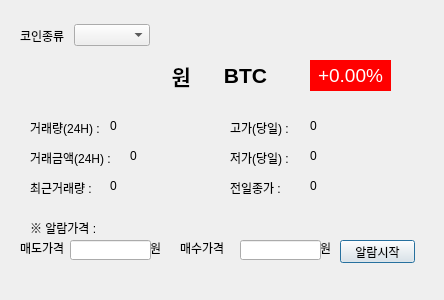
<?xml version="1.0" encoding="UTF-8"?>
<ui version="4.0">
 <class>Dialog</class>
 <widget class="QDialog" name="Dialog">
  <property name="geometry">
   <rect>
    <x>0</x>
    <y>0</y>
    <width>444</width>
    <height>300</height>
   </rect>
  </property>
  <property name="windowTitle">
   <string>Dialog</string>
  </property>
  <widget class="QLabel" name="label">
   <property name="geometry">
    <rect>
     <x>20</x>
     <y>30</y>
     <width>56</width>
     <height>12</height>
    </rect>
   </property>
   <property name="text">
    <string>코인종류</string>
   </property>
  </widget>
  <widget class="QComboBox" name="coin_comboBox">
   <property name="geometry">
    <rect>
     <x>74</x>
     <y>24</y>
     <width>76</width>
     <height>22</height>
    </rect>
   </property>
  </widget>
  <widget class="QLabel" name="coin_price_label">
   <property name="geometry">
    <rect>
     <x>30</x>
     <y>60</y>
     <width>161</width>
     <height>31</height>
    </rect>
   </property>
   <property name="font">
    <font>
     <family>Arial</family>
     <pointsize>16</pointsize>
     <weight>75</weight>
     <bold>true</bold>
    </font>
   </property>
   <property name="text">
    <string>원</string>
   </property>
   <property name="alignment">
    <set>Qt::AlignRight|Qt::AlignTrailing|Qt::AlignVCenter</set>
   </property>
  </widget>
  <widget class="QLabel" name="label_3">
   <property name="geometry">
    <rect>
     <x>30</x>
     <y>120</y>
     <width>81</width>
     <height>16</height>
    </rect>
   </property>
   <property name="text">
    <string>거래량(24H) :</string>
   </property>
  </widget>
  <widget class="QLabel" name="label_4">
   <property name="geometry">
    <rect>
     <x>30</x>
     <y>180</y>
     <width>81</width>
     <height>16</height>
    </rect>
   </property>
   <property name="text">
    <string>최근거래량 :</string>
   </property>
  </widget>
  <widget class="QLabel" name="label_5">
   <property name="geometry">
    <rect>
     <x>30</x>
     <y>150</y>
     <width>91</width>
     <height>16</height>
    </rect>
   </property>
   <property name="text">
    <string>거래금액(24H) :</string>
   </property>
  </widget>
  <widget class="QLabel" name="acc_trade_volume_label">
   <property name="geometry">
    <rect>
     <x>110</x>
     <y>120</y>
     <width>56</width>
     <height>12</height>
    </rect>
   </property>
   <property name="text">
    <string>0</string>
   </property>
  </widget>
  <widget class="QLabel" name="trade_volume_label">
   <property name="geometry">
    <rect>
     <x>110</x>
     <y>180</y>
     <width>56</width>
     <height>12</height>
    </rect>
   </property>
   <property name="text">
    <string>0</string>
   </property>
  </widget>
  <widget class="QLabel" name="acc_trade_price_label">
   <property name="geometry">
    <rect>
     <x>130</x>
     <y>150</y>
     <width>56</width>
     <height>12</height>
    </rect>
   </property>
   <property name="text">
    <string>0</string>
   </property>
  </widget>
  <widget class="QLabel" name="label_9">
   <property name="geometry">
    <rect>
     <x>230</x>
     <y>120</y>
     <width>81</width>
     <height>16</height>
    </rect>
   </property>
   <property name="text">
    <string>고가(당일) :</string>
   </property>
  </widget>
  <widget class="QLabel" name="label_10">
   <property name="geometry">
    <rect>
     <x>230</x>
     <y>180</y>
     <width>81</width>
     <height>16</height>
    </rect>
   </property>
   <property name="text">
    <string>전일종가 :</string>
   </property>
  </widget>
  <widget class="QLabel" name="label_11">
   <property name="geometry">
    <rect>
     <x>230</x>
     <y>150</y>
     <width>81</width>
     <height>16</height>
    </rect>
   </property>
   <property name="text">
    <string>저가(당일) :</string>
   </property>
  </widget>
  <widget class="QLabel" name="high_price_label">
   <property name="geometry">
    <rect>
     <x>310</x>
     <y>120</y>
     <width>56</width>
     <height>12</height>
    </rect>
   </property>
   <property name="text">
    <string>0</string>
   </property>
  </widget>
  <widget class="QLabel" name="low_price_label">
   <property name="geometry">
    <rect>
     <x>310</x>
     <y>150</y>
     <width>56</width>
     <height>12</height>
    </rect>
   </property>
   <property name="text">
    <string>0</string>
   </property>
  </widget>
  <widget class="QLabel" name="prev_closing_price_label">
   <property name="geometry">
    <rect>
     <x>310</x>
     <y>180</y>
     <width>56</width>
     <height>12</height>
    </rect>
   </property>
   <property name="text">
    <string>0</string>
   </property>
  </widget>
  <widget class="QLabel" name="label_15">
   <property name="geometry">
    <rect>
     <x>30</x>
     <y>220</y>
     <width>81</width>
     <height>16</height>
    </rect>
   </property>
   <property name="text">
    <string>※ 알람가격 :</string>
   </property>
  </widget>
  <widget class="QLabel" name="label_16">
   <property name="geometry">
    <rect>
     <x>20</x>
     <y>240</y>
     <width>61</width>
     <height>16</height>
    </rect>
   </property>
   <property name="text">
    <string>매도가격</string>
   </property>
  </widget>
  <widget class="QLabel" name="label_18">
   <property name="geometry">
    <rect>
     <x>150</x>
     <y>240</y>
     <width>21</width>
     <height>16</height>
    </rect>
   </property>
   <property name="text">
    <string>원</string>
   </property>
  </widget>
  <widget class="QLabel" name="label_20">
   <property name="geometry">
    <rect>
     <x>320</x>
     <y>240</y>
     <width>21</width>
     <height>16</height>
    </rect>
   </property>
   <property name="text">
    <string>원</string>
   </property>
  </widget>
  <widget class="QLabel" name="label_21">
   <property name="geometry">
    <rect>
     <x>180</x>
     <y>240</y>
     <width>51</width>
     <height>16</height>
    </rect>
   </property>
   <property name="text">
    <string>매수가격</string>
   </property>
  </widget>
  <widget class="QLabel" name="coin_changelate_label">
   <property name="geometry">
    <rect>
     <x>310</x>
     <y>60</y>
     <width>81</width>
     <height>31</height>
    </rect>
   </property>
   <property name="font">
    <font>
     <family>Arial</family>
     <pointsize>14</pointsize>
     <weight>50</weight>
     <bold>false</bold>
    </font>
   </property>
   <property name="layoutDirection">
    <enum>Qt::RightToLeft</enum>
   </property>
   <property name="styleSheet">
    <string notr="true">background-color:red;color:white;</string>
   </property>
   <property name="text">
    <string>+0.00%</string>
   </property>
   <property name="alignment">
    <set>Qt::AlignCenter</set>
   </property>
  </widget>
  <widget class="QPushButton" name="alarmButton">
   <property name="geometry">
    <rect>
     <x>340</x>
     <y>240</y>
     <width>75</width>
     <height>23</height>
    </rect>
   </property>
   <property name="text">
    <string>알람시작</string>
   </property>
  </widget>
  <widget class="QLineEdit" name="alarm_price1">
   <property name="geometry">
    <rect>
     <x>70</x>
     <y>240</y>
     <width>81</width>
     <height>20</height>
    </rect>
   </property>
  </widget>
  <widget class="QLineEdit" name="alarm_price2">
   <property name="geometry">
    <rect>
     <x>240</x>
     <y>240</y>
     <width>81</width>
     <height>20</height>
    </rect>
   </property>
  </widget>
  <widget class="QLabel" name="coin_ticker_label">
   <property name="geometry">
    <rect>
     <x>210</x>
     <y>60</y>
     <width>71</width>
     <height>31</height>
    </rect>
   </property>
   <property name="font">
    <font>
     <family>Arial</family>
     <pointsize>16</pointsize>
     <weight>75</weight>
     <bold>true</bold>
    </font>
   </property>
   <property name="text">
    <string>BTC</string>
   </property>
   <property name="alignment">
    <set>Qt::AlignCenter</set>
   </property>
  </widget>
 </widget>
 <resources/>
 <connections/>
</ui>
